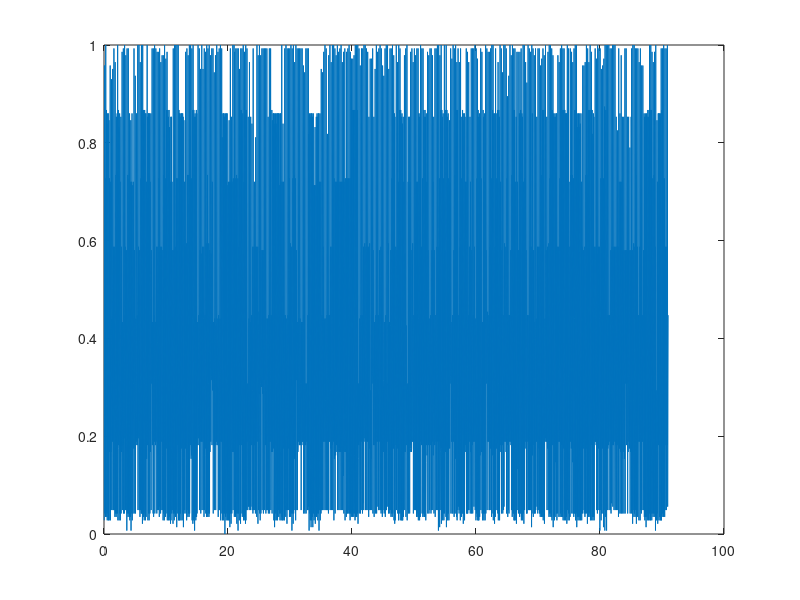

MATLAB code for this plot:
%% load the file
load thumb.txt % EDIT THE FILE NAME 
t = thumb(:,1); % EDIT THE FILE NAME
IRRAW1 = thumb(:,12); % EDIT THE FILE NAME
RRAW1 = thumb(:,13); % EDIT THE FILE NAME

IRRAW = (IRRAW1-min(IRRAW1))/(max(IRRAW1)-min(IRRAW1));
RRAW = (RRAW1-min(RRAW1))/(max(RRAW1)-min(RRAW1));
plot(t, IRRAW)
% % prepare the curve for IRRAW  
%                                    
% subplot(3,1,1)
% plot(t,IRRAW)
% %%                                    fltering 
% Fs = 25; % in Hz
% 
% fc = 5; % cut off frequency 
% wn = (2/Fs)*fc;
% b= fir1(22, wn, 'high', kaiser(23,3));
% %% fvtool(b,1,'Fs', Fs)
% y = filter(b,1,IRRAW);
% subplot(3,1,2)
% plot(t,y)
% 
% c= fir1(22, wn, 'low', kaiser(23,3));
% %fvtool(b,1,'Fs', Fs)
% x = filter(c,1,IRRAW);
% 
% subplot(3,1,3)
% plot(t,x)